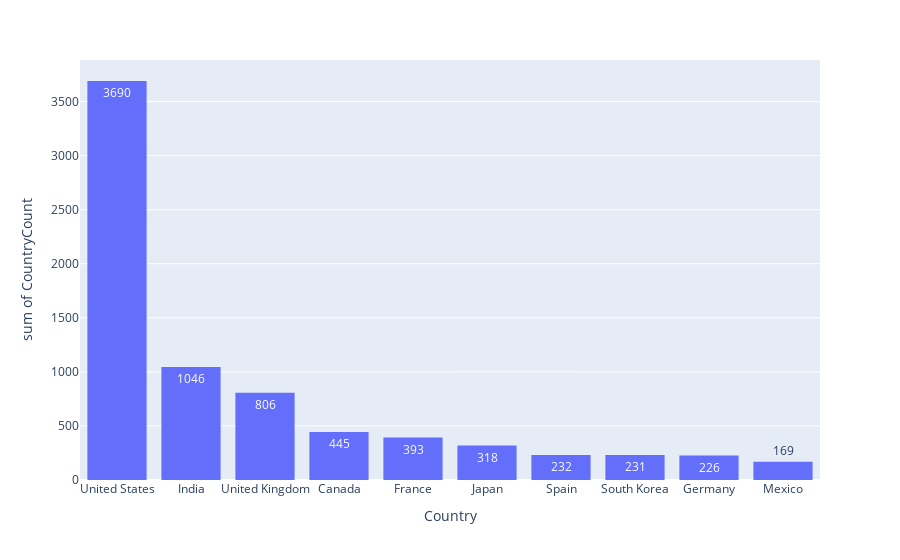

Notebook cell for this chart:
### Markdown cell above
#### Top ten Countries by Movies produced

### Code cell
# Group by Country and count the number of movies for each
Country_List = Country_Count.groupby('Country')['type'].count().reset_index(name='CountryCount')

# Sort the Country based on the number of movies in descending order
sorted_country = Country_List.sort_values(by='CountryCount', ascending=False)

# Get the top ten Country
top_ten_countries = sorted_country.head(10)

# Display the result
# print(top_ten_countries)
px.histogram(top_ten_countries, x = "Country", y = "CountryCount", text_auto=True)

### Figure 1 — Plotly figure (JSON) as saved in the notebook; plotly's stock layout.template omitted (floating-point values rounded to 4 significant figures)
{"data": [{"alignmentgroup": "True", "bingroup": "x", "histfunc": "sum", "hovertemplate": "Country=%{x}<br>sum of CountryCount=%{y}<extra></extra>", "legendgroup": "", "marker": {"color": "#636efa", "pattern": {"shape": ""}}, "name": "", "offsetgroup": "", "orientation": "v", "showlegend": false, "texttemplate": "%{value}", "type": "histogram", "x": ["United States", "India", "United Kingdom", "Canada", "France", "Japan", "Spain", "South Korea", "Germany", "Mexico"], "xaxis": "x", "y": [3690, 1046, 806, 445, 393, 318, 232, 231, 226, 169], "yaxis": "y"}], "layout": {"barmode": "relative", "legend": {"tracegroupgap": 0}, "margin": {"t": 60}, "xaxis": {"anchor": "y", "domain": [0, 1], "title": {"text": "Country"}}, "yaxis": {"anchor": "x", "domain": [0, 1], "title": {"text": "sum of CountryCount"}}}}
